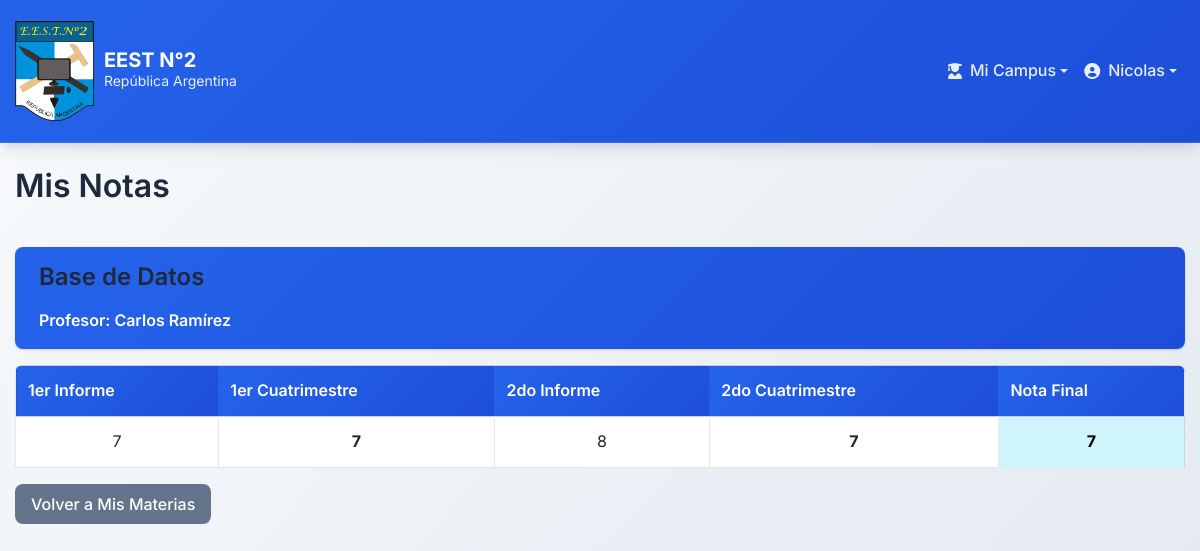
Before: /ver_notas.php?id_materia=3 (signed in) with the older database file.
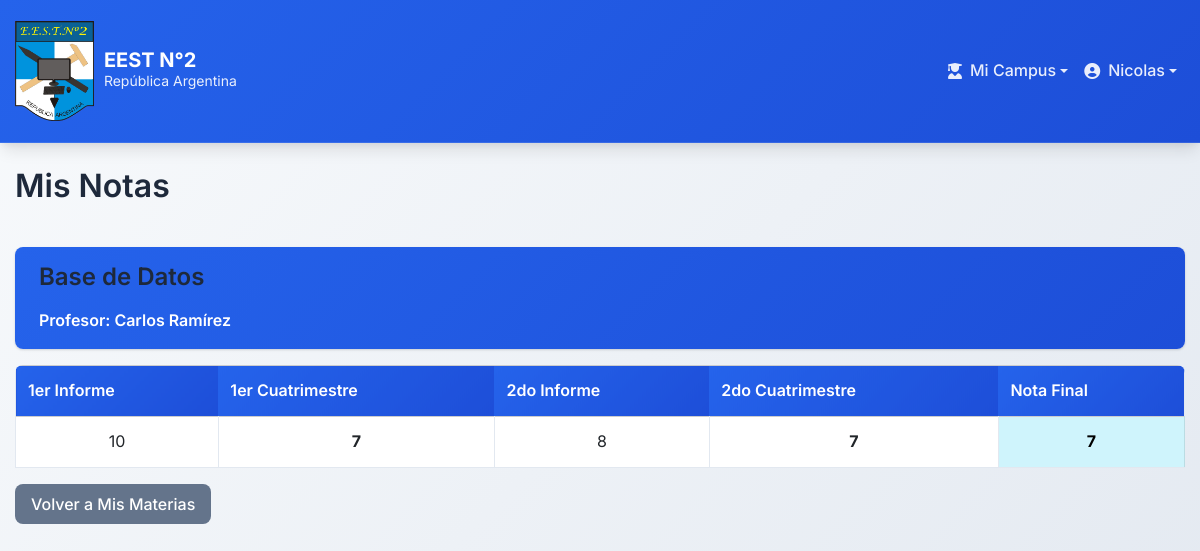
After: the same page with the newer database file.
### tables this page shows
CREATE TABLE `notas` (
  `dni_alumno` int(11) NOT NULL,
  `id_materia` int(11) NOT NULL,
  `primerInforme` int(11) DEFAULT NULL,
  `primerCuatri` int(11) DEFAULT NULL,
  `segundoInforme` int(11) DEFAULT NULL,
  `segundoCuatri` int(11) DEFAULT NULL,
  `notaFinal` int(11) DEFAULT NULL,
  `Estado_Aprobacion` enum('Pendiente','Aprobado','Rechazado') DEFAULT 'Pendiente',
  `DNI_Preceptor_Aprobador` int(11) DEFAULT NULL,
  `Fecha_Aprobacion` datetime DEFAULT NULL,
  `Observaciones_Preceptor` text DEFAULT NULL
);

### ver_notas.php (the view, shortened to what this page needs)
<?php
include('./public/header.php');
$dni_alumno = $_SESSION['DNI'];
$id_materia = isset($_GET['id_materia']) ? $_GET['id_materia'] : null;
?>
<!DOCTYPE html>
<html lang="es">
<head>
    <link rel="stylesheet" href="./style/styles.css">
</head>
<body>
    <div class="container mt-4">
        <h2>Mis Notas</h2>
        <br>
        <?php
        $query_materia = "SELECT materias.Nombre, usuarios.Primer_nombre, usuarios.Apellido
                         FROM materias
                         INNER JOIN profesores ON materias.DNI_Profesor = profesores.DNI_Profesor
                         INNER JOIN usuarios ON profesores.DNI_Profesor = usuarios.DNI
                         WHERE materias.ID = '$id_materia'";
        $result_materia = mysqli_query($CONN, $query_materia);
        if (mysqli_num_rows($result_materia) > 0) {
            $materia = mysqli_fetch_assoc($result_materia);
            echo "<div class='card mb-3'>";
            echo "<div class='card-header bg-primary text-white'>";
            echo "<h4>" . htmlspecialchars($materia['Nombre']) . "</h4>";
            echo "<p class='mb-0'>Profesor: " . htmlspecialchars($materia['Primer_nombre'] . " " . $materia['Apellido']) . "</p>";
            echo "</div>";
            echo "</div>";
            $query_notas = "SELECT * FROM notas WHERE dni_alumno = '$dni_alumno' AND id_materia = '$id_materia'";
            $result_notas = mysqli_query($CONN, $query_notas);
            if (mysqli_num_rows($result_notas) > 0) {
                $notas = mysqli_fetch_assoc($result_notas);
                echo "<div class='table-responsive'>";
                echo "<table class='table table-bordered'>";
                echo "<thead class='table-secondary'>";
                echo "<tr>";
                echo "<th>1er Informe</th>";
                echo "<th>1er Cuatrimestre</th>";
                echo "<th>2do Informe</th>";
                echo "<th>2do Cuatrimestre</th>";
                echo "<th>Nota Final</th>";
                echo "</tr>";
                echo "</thead>";
                echo "<tbody>";
                echo "<tr class='text-center'>";
                echo "<td>" . ($notas['primerInforme'] ?? '-') . "</td>";
                echo "<td><strong>" . ($notas['primerCuatri'] ?? '-') . "</strong></td>";
                echo "<td>" . ($notas['segundoInforme'] ?? '-') . "</td>";
                echo "<td><strong>" . ($notas['segundoCuatri'] ?? '-') . "</strong></td>";
                echo "<td class='table-info'><strong>" . ($notas['notaFinal'] ?? '-') . "</strong></td>";
                echo "</tr>";
                echo "</tbody>";
                echo "</table>";
                echo "</div>";
            } else {
                echo "<div class='alert alert-info'>Aún no hay notas cargadas para esta materia.</div>";
            }
        } else {
            echo "<div class='alert alert-danger'>Materia no encontrada.</div>";
        }
        ?>
        <a href="mis_materias.php" class="btn btn-secondary">Volver a Mis Materias</a>
    </div>
</body>
</html>

Changed rows visible on the page:
changed notas: primerInforme "7" → "10"
